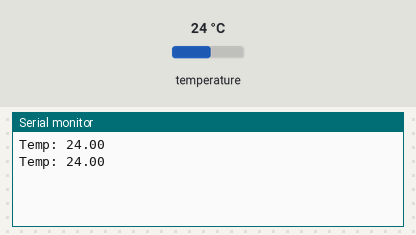
Simulated run of this sketch. Board: ESP8266 (NodeMCU). Shown: the last lines printed to the serial monitor. The test bench sets the inputs (shaded band); at power-on: temperature 24 °C.

Above: at 3.3 s.
3.4 s: temperature set to 12 °C
At 5.5 s:
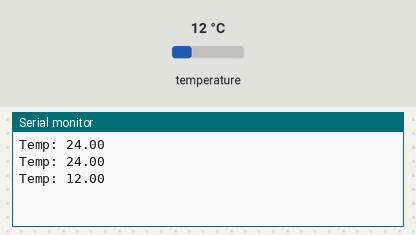
5.9 s: temperature set to 19 °C
At 6.7 s:
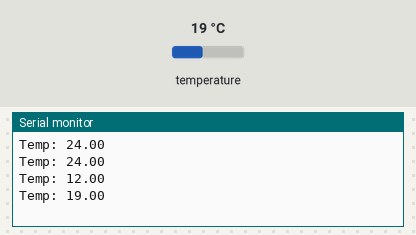
Timing chart, 0 to 8.9 s (numbered marks = the images above; inputs shaded):
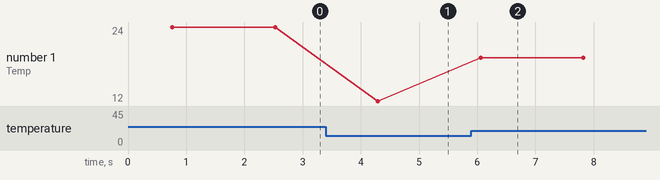

The sketch:

temp-sensor.ino
```cpp
//temperature DS18B20
//ESP8266 ESP12-E (nodeMCU v1.0)

#include <ESP8266WiFi.h>
#include <OneWire.h>
#include <DallasTemperature.h>

#define ONE_WIRE_BUS 2  // D4 on Node
OneWire oneWire(ONE_WIRE_BUS);
DallasTemperature DS18B20(&oneWire);

void setup() {
  Serial.begin(115200);
}

void loop() {
  float temp;
  DS18B20.requestTemperatures();
  temp = DS18B20.getTempCByIndex(0);
  Serial.print("Temp: ");
  Serial.println(temp);
  delay(1000);
}
```

Measured:
- after the input at 3.4 s, the serial monitor: prints a new line after 0.89 s (image 1)
- after the input at 5.9 s, the serial monitor: prints a new line after 0.16 s (image 2)
- plotted number 1: 24 → 12 after the input at 3.4 s, 12 → 19 after the input at 5.9 s
